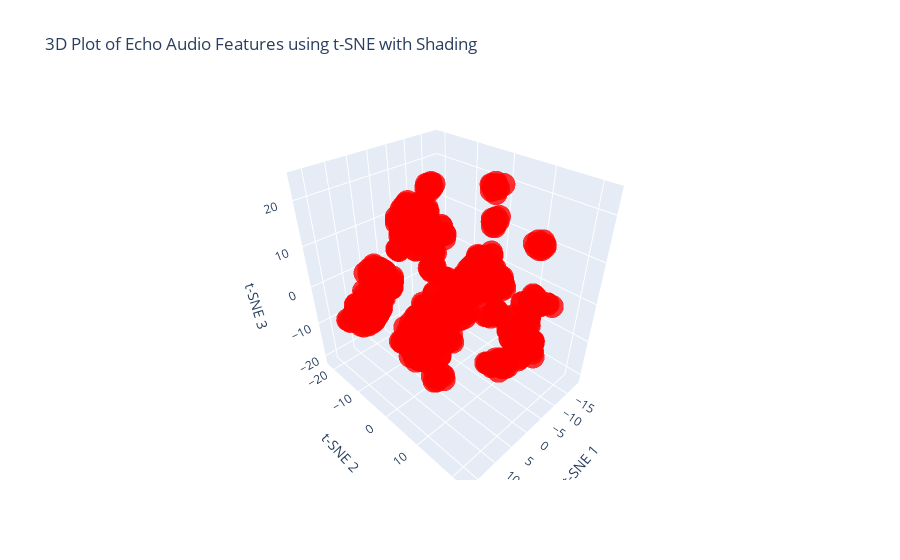

Write notebook code for a chart like this one.
### Code cell
original_echoes =['../data/echoes/echo-1.wav','../data/echoes/echo-2.wav','../data/echoes/echo-3.wav','../data/echoes/echo-4.wav','../data/echoes/echo-5.wav','../data/echoes/echo-6.wav']
filtered_echoes =['../data/filtered_echoes/echo_1.wav', '../data/filtered_echoes/echo_2.wav', '../data/filtered_echoes/echo_3.wav', '../data/filtered_echoes/echo_4.wav', '../data/filtered_echoes/echo_5.wav', '../data/filtered_echoes/echo_6.wav']

augmented_echoes_folder_path = '../data/augmentedEchoes'
all_augmented_echo_files = os.listdir(augmented_echoes_folder_path)
augmented_echoes_abs = [f for f in all_augmented_echo_files if os.path.isfile(os.path.join(augmented_echoes_folder_path, f))]
augmented_echoes=[]

for c in augmented_echoes_abs:
    augmented_echoes.append(augmented_echoes_folder_path+'/'+c)

echoes =  original_echoes + filtered_echoes + augmented_echoes

echo_audio_features = extract_features_from_files(echoes,0.15)

visualize_audio(echo_audio_features, 'Echo Audio',len(echoes))

### Figure 1 — Plotly figure (JSON) as saved in the notebook; plotly's stock layout.template omitted (floating-point values rounded to 4 significant figures; data arrays with more than 128 entries replaced by an {"elided": "..."} marker saying what was removed)
{"data": [{"marker": {"color": {"elided": "600 str values"}, "opacity": 0.8, "size": 8}, "mode": "markers", "type": "scatter3d", "x": {"elided": "600 float values"}, "y": {"elided": "600 float values"}, "z": {"elided": "600 float values"}}], "layout": {"scene": {"xaxis": {"title": {"text": "t-SNE 1"}}, "yaxis": {"title": {"text": "t-SNE 2"}}, "zaxis": {"title": {"text": "t-SNE 3"}}}, "title": {"text": "3D Plot of Echo Audio Features using t-SNE with Shading"}}}
